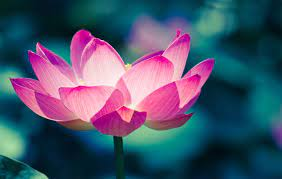
#> input picture 1.jpg, 282 x 179 px
$ python joint_histogram.py
#> lines starting #> are read from the running program, lines starting #| are printed output that depends on the picture
# -*- coding: utf-8 -*-
"""
Created on Fri Jun 11 05:12:57 2021

@author: mahsa
"""

from PIL import Image

img = Image.open('1.jpg')
#> img is the input picture: PIL image 282x179 RGB; mean R, G, B 71.7, 83.4, 106.3

img2 = Image.open('2.jpg')
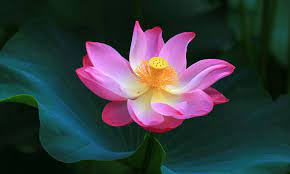
#> input picture 2.jpg, 290 x 174 px
#> img2 is the input picture: PIL image 290x174 RGB; mean R, G, B 54.5, 60.5, 63.8

# images of size n x p
n=220 #width
p=180 #height
Nimg = img.resize((n,p))   # image resizing 220*180

Nimg2 = img2.resize((n,p)) # image resizing
Nimg.save('11.jpg')
Nimg2.save('22.jpg')

import matplotlib.pyplot as plt
import matplotlib.image as mpimg
plt.figure()
plt.imshow(Nimg)
plt.show()  # display image

plt.figure()
plt.imshow(Nimg2)
plt.show()  # display image

import cv2
image = cv2.imread('11.jpg')  # image reading first image
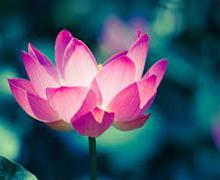
#> image: shape (180, 220, 3); mean B, G, R 106.2, 83.4, 71.8
image2 = cv2.imread('22.jpg') # image reading second image
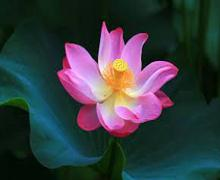
#> image2: shape (180, 220, 3); mean B, G, R 63.8, 60.6, 54.4

gray_image  = cv2.cvtColor(image,  cv2.COLOR_BGR2GRAY) # Converting to gray first image
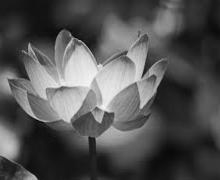
#> gray_image: shape (180, 220); min 3, max 250, mean 82.6
gray_image2 = cv2.cvtColor(image2, cv2.COLOR_BGR2GRAY) # Converting to gray second image
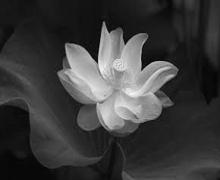
#> gray_image2: shape (180, 220); min 1, max 245, mean 59.1

histogram1 = cv2.calcHist([gray_image], [0],
                              None, [256], [0, 256])
#> histogram1 = 256 values, max 711 at index 23, min 0 at index 0, mean 154.7

histogram2 = cv2.calcHist([gray_image2], [0],
                              None, [256], [0, 256])
#> histogram2 = 256 values, max 1054 at index 21, min 0 at index 0, mean 154.7

print("Part 1: Joint histogram - section a")
print(" calculates the joint histogram of two images of the same size")
from matplotlib import pyplot as plt

img = cv2.imread('11.jpg',0)
#> img: shape (180, 220); min 0, max 254, mean 82.5
plt.hist(img.ravel(),256,[0,256]); plt.show()


img2 = cv2.imread('22.jpg',0)
#> img2: shape (180, 220); min 0, max 246, mean 59.1
plt.hist(img2.ravel(),256,[0,256]); plt.show()
#> after `plt.hist(img2.ravel(), 256, [0, 256])`:
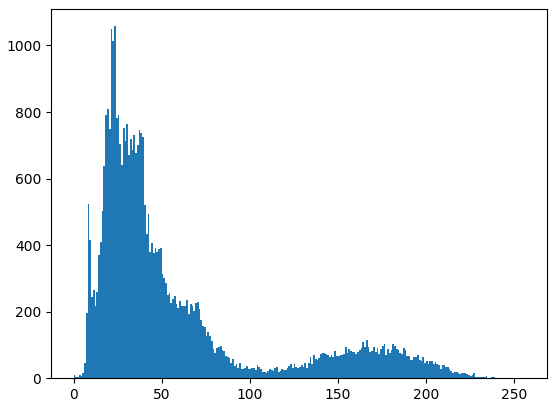
#> figure drawn by matplotlib, 1 panel; tallest bar 1058 high, from x = 23 to 24

sigma_hist_1 = sum(histogram1)
#> sigma_hist_1 = [39600]
sigma_hist_2 = sum(histogram2)
#> sigma_hist_2 = [39600]

print("Part 1: Assertion Sigma Histogram = n*p - section b")
print("Prove that images in size 220*180 Sigma Histogram,j(i,j)=n*p")
# Prove that images in size 220*180 Sigma Hi,j(i,j)=n*p
print("Sigma of Fist Histogram= %d & n*p= %d" %(sigma_hist_1, n*p))
#| Sigma of Fist Histogram= 39600 & n*p= 39600
print("Sigma of Second Histogram= %d & n*p= %d" %(sigma_hist_2, n*p))
#| Sigma of Second Histogram= 39600 & n*p= 39600

import pandas as pd
import numpy as np
import seaborn as sns
import matplotlib.pyplot as plt
import numpy as np

print("Part 1: Logarithmic Scale - section c")
print("Visualize joint hist by using the logarithmic scale")
data1=np.array(histogram1)
#> data1 has the same summary as histogram1
data2=np.array(histogram2)
#> data2 has the same summary as histogram2
data=np.concatenate((data1, data2), axis=1)
#> data = 256 pairs, first value 0 to 711, second value 0 to 1054

df = pd.DataFrame(data)
#> df = table of 256 rows and 2 columns
df = pd.melt(df, var_name='Category')
#> df = table of 512 rows and 2 columns

g = sns.FacetGrid(df, col='Category', col_wrap=2, sharex=True, sharey=False, aspect=1.5)
g = g.map(plt.hist, "value", color="r")
g.axes[0].set_yscale('log')
g.axes[1].set_yscale('log')
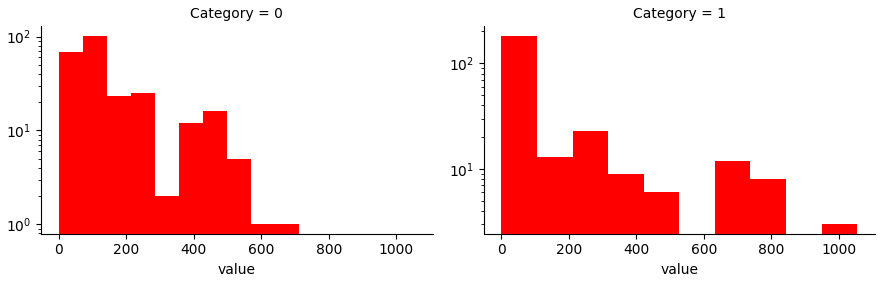
#> figure drawn by matplotlib, 2 panels; panel 1: tallest bar 102 high, from x = 71.1 to 142.2; panel 2: tallest bar 182 high, from x = 0 to 105.4
